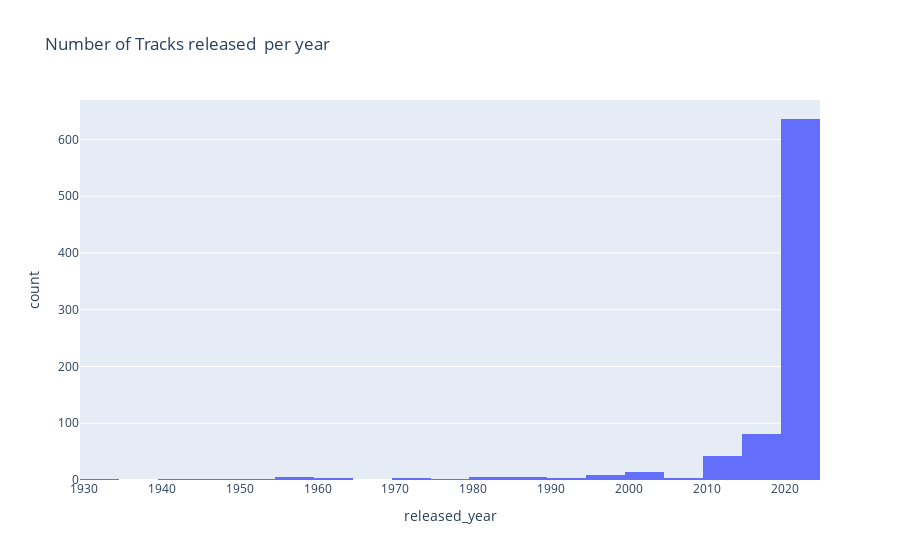

Source (notebook cell):
### Code cell
# Number of Tracks released per year
fig= px.histogram(data,
                  x='released_year',
                  title='Number of Tracks released  per year',
                  nbins=20)

fig.show()

### Figure 1 — Plotly figure (JSON) as saved in the notebook; plotly's stock layout.template omitted (floating-point values rounded to 4 significant figures; data arrays with more than 128 entries replaced by an {"elided": "..."} marker saying what was removed)
{"data": [{"alignmentgroup": "True", "bingroup": "x", "hovertemplate": "released_year=%{x}<br>count=%{y}<extra></extra>", "legendgroup": "", "marker": {"color": "#636efa", "pattern": {"shape": ""}}, "name": "", "nbinsx": 20, "offsetgroup": "", "orientation": "v", "showlegend": false, "type": "histogram", "x": {"elided": "817 int values"}, "xaxis": "x", "yaxis": "y"}], "layout": {"autosize": true, "barmode": "relative", "legend": {"tracegroupgap": 0}, "title": {"text": "Number of Tracks released  per year"}, "xaxis": {"anchor": "y", "autorange": true, "domain": [0, 1], "range": [1930.0, 2024.0], "title": {"text": "released_year"}, "type": "linear"}, "yaxis": {"anchor": "x", "autorange": true, "domain": [0, 1], "range": [0, 669.5], "title": {"text": "count"}}}}
